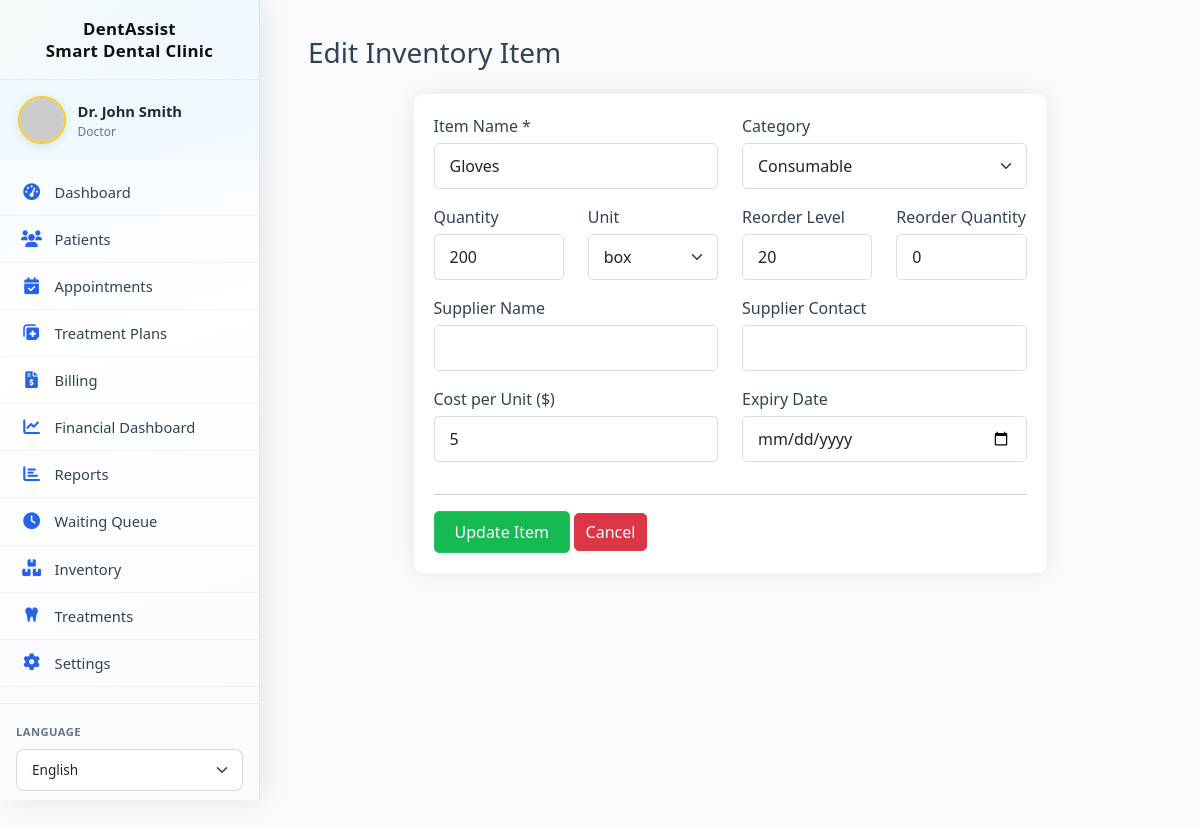
Page /inventory/edit.php?id=1 (signed in) on the committed database.
### tables this page shows
CREATE TABLE `inventory` (
  `id` int(11) NOT NULL,
  `item_name` varchar(100) NOT NULL,
  `category` varchar(50) DEFAULT NULL,
  `description` text DEFAULT NULL,
  `quantity` int(11) DEFAULT 0,
  `unit` varchar(20) DEFAULT NULL,
  `reorder_level` int(11) DEFAULT 10,
  `reorder_quantity` int(11) DEFAULT 0,
  `supplier_name` varchar(100) DEFAULT NULL,
  `supplier_contact` varchar(100) DEFAULT NULL,
  `supplier_phone` varchar(20) DEFAULT NULL,
  `supplier_email` varchar(100) DEFAULT NULL,
  `cost_per_unit` decimal(10,2) DEFAULT NULL,
  `selling_price` decimal(10,2) DEFAULT NULL,
  `expiry_date` date DEFAULT NULL,
  `lot_number` varchar(50) DEFAULT NULL,
  `location` varchar(50) DEFAULT NULL,
  `barcode` varchar(100) DEFAULT NULL,
  `created_at` timestamp NOT NULL DEFAULT current_timestamp(),
  `updated_at` timestamp NOT NULL DEFAULT current_timestamp() ON UPDATE current_timestamp(),
  `created_by` int(11) DEFAULT NULL
);

### includes/db.php (called while the page is built, shortened)
<?php
class Database {
    private $host = DB_HOST;
    private $user = DB_USER;
    private $pass = DB_PASS;
    private $dbname = DB_NAME;
    private $conn;
    private static $instance = null;
    private function __construct() {
        try {
            $this->conn = new mysqli($this->host, $this->user, $this->pass, $this->dbname);
            $this->conn->set_charset("utf8mb4");
        } catch (Exception $e) {
            die("Database connection error: " . $e->getMessage());
        }
    }
    public static function getInstance() {
        if (self::$instance == null) {
            self::$instance = new Database();
        }
        return self::$instance;
    }
    public function query($sql, $params = [], $types = "") {
        $stmt = $this->conn->prepare($sql);
        if (!empty($params)) {
            if (empty($types)) {
                $types = $this->determineTypes($params);
            }
            $stmt->bind_param($types, ...$params);
        }
        if (!$stmt->execute()) {
            $err = $stmt->error ?: $this->conn->error;
            throw new Exception('Query failed: ' . $err);
        }
        return $stmt;
    }
    private function determineTypes($params) {
        $types = '';
        foreach ($params as $param) {
            if (is_int($param)) {
                $types .= 'i';
            } elseif (is_float($param)) {
                $types .= 'd';
            } elseif (is_string($param)) {
                $types .= 's';
            } else {
                $types .= 'b';
            }
        }
        return $types;
    }
    public function fetchOne($sql, $params = [], $types = "") {
        $stmt = $this->query($sql, $params, $types);
        $result = $stmt->get_result();
        if ($result && $result->num_rows > 0) {
            return $result->fetch_assoc();
        }
        return null;
    }
}
?>

### inventory/edit.php (the view, shortened to what this page needs)
<?php
require_once '../includes/db.php';
$db = Database::getInstance();
$id = $_GET['id'] ?? 0;
$item = $db->fetchOne("SELECT * FROM inventory WHERE id = ?", [$id], "i");
include '../layouts/header.php';
?>
<div class="container-fluid">
    <h1 class="h3 mb-4 inventory-add-title">Edit Inventory Item</h1>
    <div class="card inventory-card">
        <div class="card-body">
            <form method="POST">
                <div class="row">
                    <div class="col-md-6 mb-3">
                        <label class="form-label">Item Name *</label>
                        <input type="text" class="form-control" name="item_name" required
                               value="<?php echo htmlspecialchars($item['item_name'] ?? ''); ?>">
                    </div>
                    <div class="col-md-6 mb-3">
                        <label class="form-label">Category</label>
                        <select class="form-select" name="category">
                            <option value="Consumable" <?php echo (($item['category'] ?? '') === 'Consumable') ? 'selected' : ''; ?>>Consumable</option>
                        </select>
                    </div>
                    <div class="col-md-3 mb-3">
                        <label class="form-label">Quantity</label>
                        <input type="number" class="form-control" name="quantity"
                               value="<?php echo intval($item['quantity']); ?>" min="0">
                    </div>
                    <div class="col-md-3 mb-3">
                        <label class="form-label">Unit</label>
                        <select class="form-select" name="unit">
                            <?php
                            $units = ['ml', 'box', 'bottle', 'pcs', 'set', 'pack', 'tube', 'syringe'];
                            $curUnit = $item['unit'] ?? '';
                            foreach ($units as $u) {
                                $sel = ($curUnit === $u) ? ' selected' : '';
                                echo '<option value="' . htmlspecialchars($u) . '"' . $sel . '>' . htmlspecialchars($u) . '</option>';
                            }
                            ?>
                        </select>
                    </div>
                    <div class="col-md-3 mb-3">
                        <label class="form-label">Reorder Level</label>
                        <input type="number" class="form-control" name="reorder_level"
                               value="<?php echo intval($item['reorder_level']); ?>" min="0">
                    </div>
                    <div class="col-md-3 mb-3">
                        <label class="form-label">Reorder Quantity</label>
                        <input type="number" class="form-control" name="reorder_quantity"
                               value="<?php echo intval($item['reorder_quantity']); ?>" min="0">
                    </div>
                    <div class="col-md-6 mb-3">
                        <label class="form-label">Supplier Name</label>
                        <input type="text" class="form-control" name="supplier_name"
                               value="<?php echo htmlspecialchars($item['supplier_name'] ?? ''); ?>">
                    </div>
                    <div class="col-md-6 mb-3">
                        <label class="form-label">Supplier Contact</label>
                        <input type="text" class="form-control" name="supplier_contact"
                               value="<?php echo htmlspecialchars($item['supplier_contact'] ?? ''); ?>">
                    </div>
                    <div class="col-md-6 mb-3">
                        <label class="form-label">Cost per Unit ($)</label>
                        <input type="number" step="0.01" class="form-control" name="cost_per_unit"
                               value="<?php echo floatval($item['cost_per_unit']); ?>">
                    </div>
                    <div class="col-md-6 mb-3">
                        <label class="form-label">Expiry Date</label>
                        <input type="date" class="form-control" name="expiry_date"
                               value="<?php echo htmlspecialchars($item['expiry_date'] && $item['expiry_date'] !== '0000-00-00' ? $item['expiry_date'] : ''); ?>">
                    </div>
                </div>
                <hr>
                <button type="submit" class="btn btn-primary">
                    Update Item
                </button>
                <a href="index.php" class="btn cancel-btn btn-secondary">
                    Cancel
                </a>
            </form>
        </div>
    </div>
</div>
<?php include '../layouts/footer.php'; ?>

### rows in the picture
inventory: item_name "Gloves", category "Consumable", quantity "200", reorder_level "20", reorder_quantity "0", cost_per_unit "5"

### other values in the picture
SITE_NAME "DentAssist Smart Dental Clinic"
$_SESSION['full_name'] "Dr. John Smith"
$role "Doctor"
__('dashboard', 'Dashboard') "Dashboard"
__('patients', 'Patients') "Patients"
__('appointments', 'Appointments') "Appointments"
__('treatment_plans', 'Treatment Plans') "Treatment Plans"
__('billing', 'Billing') "Billing"
__('financial_dashboard', 'Financial Dashboard') "Financial Dashboard"
__('reports', 'Reports') "Reports"
__('queue', 'Waiting Queue') "Waiting Queue"
__('inventory', 'Inventory') "Inventory"
__('treatments', 'Treatments') "Treatments"
__('settings', 'Settings') "Settings"
__('language', 'Language') "LANGUAGE"
